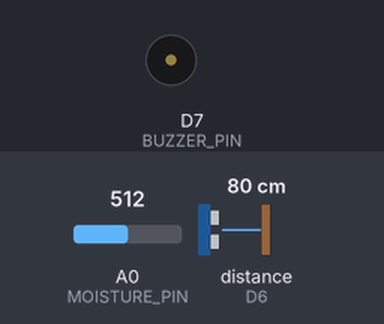
Bench run of a sketch on a simulated ESP8266 (NodeMCU). Parts: buzzer (waves = sounding). The inputs (shaded band) are chosen by the test bench; at power-on: distance to the obstacle (sensor on D6) 80 cm, A0 (MOISTURE_PIN) = 512. The echo pulse lasts 58.3 µs per cm; WiFi joins after 1.5 s; servers stay silent unless stated; uploads are accepted with an empty reply; not simulated (calls return 0 or success): secrets.h; what the sketch prints to the serial monitor is not drawn.

Above: at 3.5 s.
3.6 s: distance to the obstacle (sensor on D6) set to 33 cm
8.9 s: distance to the obstacle (sensor on D6) set to 28 cm
At 13.4 s:
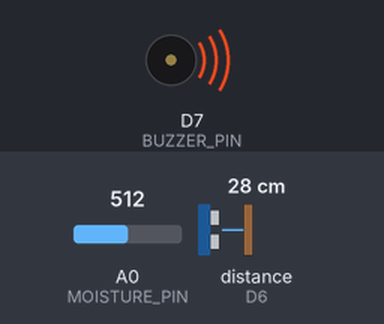
18.9 s: distance to the obstacle (sensor on D6) set to 4 cm
23.6 s: distance to the obstacle (sensor on D6) set to 2 cm
At 27.7 s:
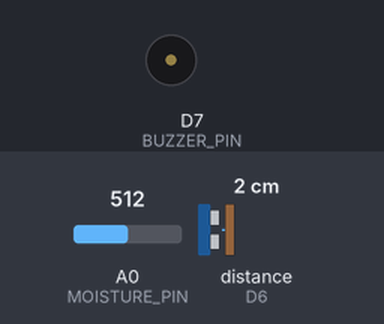
Timing chart, 0 to 29.2 s (numbered marks = the images above; inputs shaded):
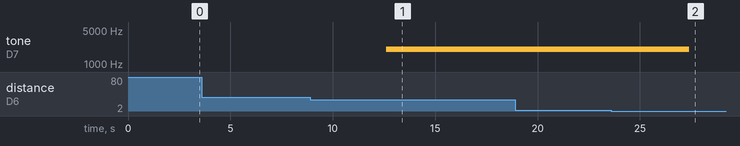

Measured:
- the behaviour switches between 31 and 30 cm on distance to the obstacle (sensor on D6) (found by bisection; images 0 and 1)
- the behaviour switches between 3 and 2 cm on distance to the obstacle (sensor on D6) (found by bisection; images 1 and 2)
- after the input at 3.6 s, every drawn part: stays the same
- after the input at 8.9 s, tone on D7 (BUZZER_PIN): silent → 2000 Hz after 3.7 s
- after the input at 18.9 s, every drawn part: stays the same
- after the input at 23.6 s, tone on D7 (BUZZER_PIN): 2000 Hz → silent after 3.8 s

The sketch:

esp8266_floodguard.ino
```cpp
#include "secrets.h"

#define BLYNK_AUTH_TOKEN "YOUR_ACTUAL_TOKEN"
#define BLYNK_TEMPLATE_NAME "FloodGuard"
#define BLYNK_AUTH_TOKEN "YOUR_ACTUAL_TOKEN"
#include <ESP8266WiFi.h>
#include <ESP8266HTTPClient.h>
#include <ArduinoJson.h>
#include <BlynkSimpleEsp8266.h>
#include <math.h>

// =====================================================
// PIN CONFIGURATION — CURRENT WIRING
// =====================================================

constexpr uint8_t TRIG_PIN = D5;
constexpr uint8_t ECHO_PIN = D6;       // ECHO currently disconnected
constexpr uint8_t MOISTURE_PIN = A0;
constexpr uint8_t BUZZER_PIN = D7;

// LED removed. No LED pin is configured.

// =====================================================
// SENSOR CONFIGURATION
// =====================================================

constexpr float MAX_WATER_DEPTH_CM = 150.0f;

constexpr int MOISTURE_DRY_ADC = 850;
constexpr int MOISTURE_WET_ADC = 350;

constexpr unsigned long SAMPLE_INTERVAL_MS = 5000;
constexpr unsigned long ECHO_TIMEOUT_US = 30000;

constexpr float MAX_RISE_RATE_CM_MIN = 50.0f;
constexpr float WETNESS_THRESHOLD_PCT = 75.0f;

constexpr float MODERATE_LEVEL_CM = 75.0f;
constexpr float HIGH_LEVEL_CM = 120.0f;

// =====================================================
// GLOBAL VARIABLES
// =====================================================

BlynkTimer timer;

float previousLevelCm = NAN;
unsigned long previousSampleMs = 0;

String currentRisk = "UNKNOWN";

// =====================================================
// READ HC-SR04 DISTANCE
// =====================================================

float readDistanceCm() {
  digitalWrite(TRIG_PIN, LOW);
  delayMicroseconds(3);

  digitalWrite(TRIG_PIN, HIGH);
  delayMicroseconds(10);
  digitalWrite(TRIG_PIN, LOW);

  unsigned long duration =
      pulseIn(ECHO_PIN, HIGH, ECHO_TIMEOUT_US);

  if (duration == 0) {
    return NAN;
  }

  return duration * 0.0343f / 2.0f;
}

// =====================================================
// READ WATER LEVEL
// =====================================================

float readWaterLevelCm() {
  float readings[3];
  int count = 0;

  for (int i = 0; i < 3; i++) {
    float distance = readDistanceCm();

    if (!isnan(distance) &&
        distance >= 2.0f &&
        distance <= MAX_WATER_DEPTH_CM) {
      readings[count++] = distance;
    }

    delay(30);
  }

  if (count == 0) {
    return NAN;
  }

  // Sort readings to obtain median.
  for (int i = 0; i < count - 1; i++) {
    for (int j = i + 1; j < count; j++) {
      if (readings[j] < readings[i]) {
        float temp = readings[i];
        readings[i] = readings[j];
        readings[j] = temp;
      }
    }
  }

  float medianDistance = readings[count / 2];

  // Assumes the sensor is mounted 150 cm above the bottom.
  float level = MAX_WATER_DEPTH_CM - medianDistance;

  return constrain(level, 0.0f, MAX_WATER_DEPTH_CM);
}

// =====================================================
// READ SOIL MOISTURE
// =====================================================

float readMoisturePct() {
  int raw = analogRead(MOISTURE_PIN);

  float denominator =
      (float)(MOISTURE_DRY_ADC - MOISTURE_WET_ADC);

  if (denominator == 0) {
    return 0.0f;
  }

  float percentage =
      100.0f *
      (MOISTURE_DRY_ADC - raw) /
      denominator;

  percentage = constrain(percentage, 0.0f, 100.0f);

  Serial.print("Moisture ADC: ");
  Serial.print(raw);
  Serial.print(" | Wetness proxy: ");
  Serial.print(percentage);
  Serial.println("%");

  return percentage;
}

// =====================================================
// LOCAL RISK ESTIMATE
// =====================================================

String calculateLocalRisk(float level,
                          float moisture,
                          float riseRate) {
  if (level >= HIGH_LEVEL_CM ||
      riseRate >= MAX_RISE_RATE_CM_MIN) {
    return "HIGH";
  }

  if (level >= MODERATE_LEVEL_CM ||
      moisture >= WETNESS_THRESHOLD_PCT) {
    return "MODERATE";
  }

  return "LOW";
}

// =====================================================
// BUZZER CONTROL — NO LED
// =====================================================

void updateBuzzer(const String& risk) {
  if (risk == "HIGH") {
    tone(BUZZER_PIN, 2000);
  } else {
    noTone(BUZZER_PIN);
  }
}

// =====================================================
// SEND DATA TO FASTAPI
// =====================================================

String sendToBackend(float level,
                     float moisture,
                     float riseRate,
                     bool wetnessDetected) {
  if (WiFi.status() != WL_CONNECTED) {
    Serial.println("WiFi disconnected.");
    return "";
  }

  WiFiClient client;
  HTTPClient http;

  http.setTimeout(5000);

  if (!http.begin(client, FLOODGUARD_API_URL)) {
    Serial.println("Unable to initialize API request.");
    return "";
  }

  http.addHeader("Content-Type", "application/json");

  StaticJsonDocument<256> request;

  request["water_level_cm"] = level;
  request["moisture_pct"] = moisture;
  request["rain_detected"] = wetnessDetected;
  request["rise_rate_cm_min"] = riseRate;

  String payload;
  serializeJson(request, payload);

  Serial.println("Sending sensor data:");
  Serial.println(payload);

  int httpCode = http.POST(payload);
  String returnedRisk = "";

  if (httpCode > 0) {
    String response = http.getString();

    Serial.print("API HTTP status: ");
    Serial.println(httpCode);

    Serial.print("API response: ");
    Serial.println(response);

    if (httpCode >= 200 && httpCode < 300) {
      StaticJsonDocument<512> result;

      DeserializationError error =
          deserializeJson(result, response);

      if (!error) {
        if (result["risk"].is<const char*>()) {
          returnedRisk = result["risk"].as<String>();
        } else if (result["risk_level"].is<const char*>()) {
          returnedRisk = result["risk_level"].as<String>();
        }

        returnedRisk.toUpperCase();

        if (returnedRisk != "LOW" &&
            returnedRisk != "MODERATE" &&
            returnedRisk != "HIGH") {
          returnedRisk = "";
        }
      } else {
        Serial.println("Could not parse API JSON.");
      }
    }
  } else {
    Serial.print("HTTP request failed: ");
    Serial.println(http.errorToString(httpCode));
  }

  http.end();

  return returnedRisk;
}

// =====================================================
// UPDATE BLYNK DASHBOARD
// =====================================================

void updateBlynk(bool waterLevelValid,
                 float level,
                 float moisture,
                 float riseRate,
                 const String& risk,
                 bool wetnessDetected) {
  if (!Blynk.connected()) {
    Serial.println("Blynk disconnected.");
    return;
  }

  if (waterLevelValid) {
    Blynk.virtualWrite(V0, level);
    Blynk.virtualWrite(V2, riseRate);
  }

  Blynk.virtualWrite(V1, moisture);
  Blynk.virtualWrite(V3, risk);
  Blynk.virtualWrite(V4, wetnessDetected ? 1 : 0);

  Serial.println("Blynk dashboard updated.");
}

// =====================================================
// MAIN SENSOR CYCLE
// =====================================================

void sampleAndSend() {
  float moisture = readMoisturePct();

  bool wetnessDetected =
      moisture >= WETNESS_THRESHOLD_PCT;

  float level = readWaterLevelCm();

  Serial.println();
  Serial.println("========== FLOODGUARD ==========");

  Serial.print("Moisture: ");
  Serial.print(moisture);
  Serial.println("%");

  Serial.print("Wetness detected: ");
  Serial.println(wetnessDetected ? "YES" : "NO");

  // Do not send fake water-level values if ECHO is invalid.
  if (isnan(level)) {
    Serial.println(
        "Water level unavailable: no valid HC-SR04 ECHO reading."
    );

    Serial.println(
        "Skipping water-level-based prediction."
    );

    currentRisk = "UNKNOWN";

    noTone(BUZZER_PIN);

    updateBlynk(
        false,
        0.0f,
        moisture,
        0.0f,
        currentRisk,
        wetnessDetected
    );

    Serial.println("================================");
    return;
  }

  unsigned long now = millis();
  float riseRate = 0.0f;

  if (!isnan(previousLevelCm) &&
      now > previousSampleMs) {
    float elapsedMinutes =
        (now - previousSampleMs) / 60000.0f;

    if (elapsedMinutes > 0.0f) {
      riseRate =
          (level - previousLevelCm) / elapsedMinutes;

      if (riseRate < 0.0f) {
        riseRate = 0.0f;
      }

      riseRate = constrain(
          riseRate,
          0.0f,
          MAX_RISE_RATE_CM_MIN
      );
    }
  }

  previousLevelCm = level;
  previousSampleMs = now;

  Serial.print("Water level: ");
  Serial.print(level);
  Serial.println(" cm");

  Serial.print("Rise rate: ");
  Serial.print(riseRate);
  Serial.println(" cm/min");

  currentRisk =
      calculateLocalRisk(level, moisture, riseRate);

  String apiRisk = sendToBackend(
      level,
      moisture,
      riseRate,
      wetnessDetected
  );

  if (apiRisk.length() > 0) {
    currentRisk = apiRisk;
    Serial.println("Risk source: Backend API");
  } else {
    Serial.println("Risk source: Local fallback");
  }

  Serial.print("Flood risk: ");
  Serial.println(currentRisk);

  updateBuzzer(currentRisk);

  updateBlynk(
      true,
      level,
      moisture,
      riseRate,
      currentRisk,
      wetnessDetected
  );

  Serial.println("================================");
}

// =====================================================
// SETUP
// =====================================================

void setup() {
  Serial.begin(115200);
  delay(500);

  Serial.println();
  Serial.println("===== FloodGuard ESP8266 =====");

  pinMode(TRIG_PIN, OUTPUT);
  pinMode(ECHO_PIN, INPUT);
  pinMode(BUZZER_PIN, OUTPUT);

  digitalWrite(TRIG_PIN, LOW);
  noTone(BUZZER_PIN);

  WiFi.mode(WIFI_STA);
  WiFi.begin(WIFI_SSID, WIFI_PASSWORD);

  Serial.print("Connecting to WiFi...");

  unsigned long startTime = millis();

  while (WiFi.status() != WL_CONNECTED &&
         millis() - startTime < 20000) {
    delay(500);
    Serial.print(".");
  }

  Serial.println();

  if (WiFi.status() == WL_CONNECTED) {
    Serial.println("WiFi connected.");

    Serial.print("ESP8266 IP: ");
    Serial.println(WiFi.localIP());
  } else {
    Serial.println("WiFi connection failed.");
  }

  Blynk.config(BLYNK_AUTH_TOKEN);

  if (WiFi.status() == WL_CONNECTED) {
    Serial.println("Connecting to Blynk...");
    Blynk.connect(10000);
  }

  timer.setInterval(
      SAMPLE_INTERVAL_MS,
      sampleAndSend
  );

  Serial.println("FloodGuard initialized.");
}

// =====================================================
// LOOP
// =====================================================

void loop() {
  if (WiFi.status() != WL_CONNECTED) {
    WiFi.reconnect();
  }

  Blynk.run();
  timer.run();
}
```
